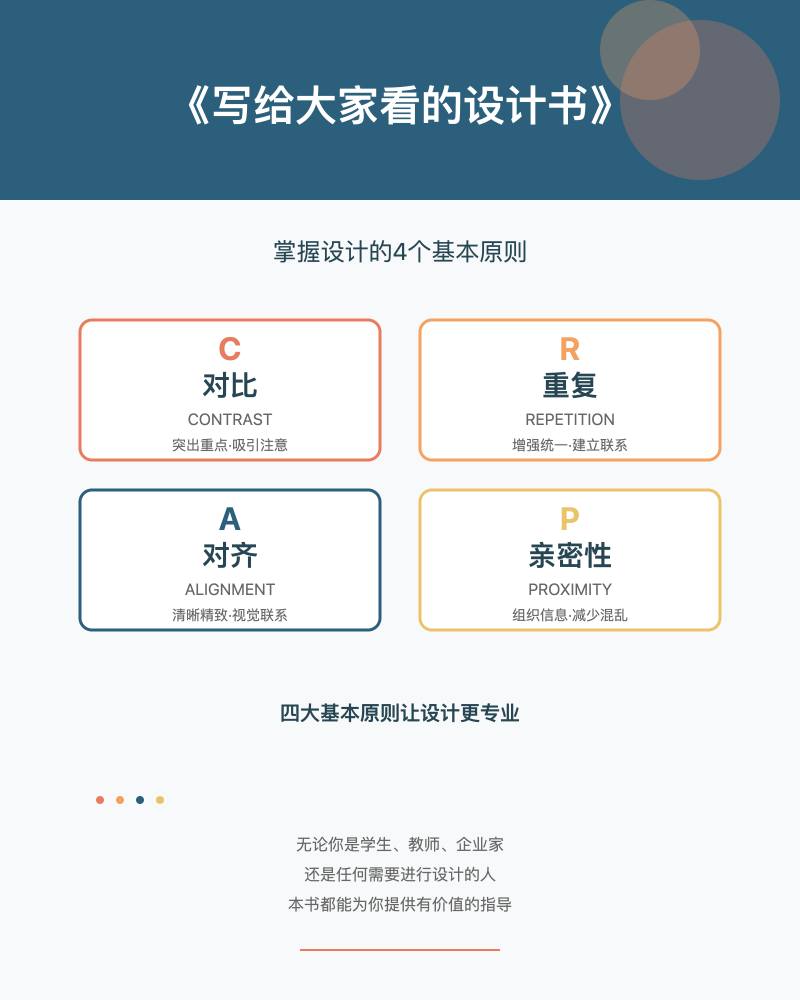
#> input picture examples/写给大家看的设计书_wechat_20251015/png/1.png, 3200 x 4000 px (shown at 1/4 size)
$ python -i ppt_to_md.py   (imports and definitions only)
#> lines starting #> are read from the running program, lines starting #| are printed output that depends on the picture
### skills/ppt-master/scripts/pptx_ooxml/ooxml.py
"""Shared OOXML primitives for PPTX intake and source-preserving export.

Read-side helpers only: namespaces and content-type constants, part /
relationship resolution, EMU unit conversion, slide-shape discovery, and small
JSON readers / writers. Write-side package plumbing lives in ``package.py``.
"""

from __future__ import annotations

import json
import posixpath
import zipfile
from dataclasses import dataclass
from pathlib import Path
from typing import Any
from xml.etree import ElementTree as ET


NS = {
    "a": "http://schemas.openxmlformats.org/drawingml/2006/main",
    "c": "http://schemas.openxmlformats.org/drawingml/2006/chart",
    "p": "http://schemas.openxmlformats.org/presentationml/2006/main",
    "r": "http://schemas.openxmlformats.org/officeDocument/2006/relationships",
}
REL_NS = "http://schemas.openxmlformats.org/package/2006/relationships"
CT_NS = "http://schemas.openxmlformats.org/package/2006/content-types"
P14_NS = "http://schemas.microsoft.com/office/powerpoint/2010/main"
MC_NS = "http://schemas.openxmlformats.org/markup-compatibility/2006"
C14_NS = "http://schemas.microsoft.com/office/drawing/2007/8/2/chart"
C16_NS = "http://schemas.microsoft.com/office/drawing/2014/chart"
C16R2_NS = "http://schemas.microsoft.com/office/drawing/2015/06/chart"

SLIDE_REL_TYPE = "http://schemas.openxmlformats.org/officeDocument/2006/relationships/slide"
NOTES_SLIDE_REL_TYPE = "http://schemas.openxmlformats.org/officeDocument/2006/relationships/notesSlide"
CHART_REL_TYPE = "http://schemas.openxmlformats.org/officeDocument/2006/relationships/chart"
PACKAGE_REL_TYPE = "http://schemas.openxmlformats.org/officeDocument/2006/relationships/package"
SLIDE_CONTENT_TYPE = "application/vnd.openxmlformats-officedocument.presentationml.slide+xml"
NOTES_SLIDE_CONTENT_TYPE = "application/vnd.openxmlformats-officedocument.presentationml.notesSlide+xml"
CHART_CONTENT_TYPE = "application/vnd.openxmlformats-officedocument.drawingml.chart+xml"
XLSX_CONTENT_TYPE = "application/vnd.openxmlformats-officedocument.spreadsheetml.sheet"
EMU_PER_INCH = 914400
PX_PER_INCH = 96


for prefix, uri in NS.items():
    ET.register_namespace(prefix, uri)
ET.register_namespace("", REL_NS)
ET.register_namespace("mc", MC_NS)
ET.register_namespace("c14", C14_NS)
ET.register_namespace("c16", C16_NS)
ET.register_namespace("c16r2", C16R2_NS)
ET.register_namespace("p14", P14_NS)


@dataclass(frozen=True)
class SlideRef:
    """Presentation slide reference resolved from presentation.xml.rels."""

    index: int
    rel_id: str
    target: str
    part_name: str
    rels_name: str


def _qn(namespace: str, tag: str) -> str:
    return f"{{{namespace}}}{tag}"


# [249 lines left out: functions _read_xml, _xml_bytes, _normalize_part, _rels_name_for_part, _emu_to_px, _parse_relationships and 11 more, not called in this run]


def _write_json(path: Path, payload: dict[str, Any]) -> None:
    path.parent.mkdir(parents=True, exist_ok=True)
    path.write_text(json.dumps(payload, ensure_ascii=False, indent=2) + "\n", encoding="utf-8")

### skills/ppt-master/scripts/source_to_md/ppt_to_md.py
#!/usr/bin/env python3
"""
PowerPoint to Markdown Converter

Extracts slide text, tables, SmartArt node structure, speaker notes, and
embedded pictures from Open XML PowerPoint files into Markdown.

Primary use case: PPTX source decks -> Markdown for PPT generation input.

Hyperlinks present in the source deck are preserved: run-level external URLs
and slide-internal jumps are emitted as ``[text](url)`` / ``[text](#slide-N)``,
with a shape-level ``click_action`` fallback.

Dependency:
    pip install python-pptx

API stability note:
    Detecting slide-internal jumps (``ppaction://hlinksldjump``) reads
    ``run._r`` (the CT_TextRun lxml element) because python-pptx exposes no
    public API to distinguish an internal jump from an external URL. XY chart
    extraction likewise reads ``series._element`` for X values and bubble sizes,
    which the public chart API does not expose. Keep these private accesses
    localized here and covered by conversion smoke tests.
"""

from __future__ import annotations

import argparse
import hashlib
import json
import re
import shutil
import sys
import zipfile
from dataclasses import dataclass
from io import BytesIO
from pathlib import Path
from urllib.parse import quote
from xml.etree import ElementTree as ET

_SCRIPTS_DIR = Path(__file__).resolve().parents[1]
if str(_SCRIPTS_DIR) not in sys.path:
    sys.path.insert(0, str(_SCRIPTS_DIR))

from console_encoding import configure_utf8_stdio  # noqa: E402
from _batch import run_path_batch  # noqa: E402
from _conversion_profile import write_conversion_profile_best_effort  # noqa: E402
from _omml_latex import _local_name, _omml_to_latex  # noqa: E402
from pptx_ooxml.diagram_read import (  # noqa: E402
    read_smartart_diagrams,
    smartart_to_markdown,
)
from pptx_ooxml.ooxml import _remove_author_hidden_shapes, _shape_identity  # noqa: E402

# [1 line not run here, left out]

# Help must not depend on the optional conversion packages: a stdlib-only
# interpreter still gets the argparse usage (docs/rules/code-style.md §4).
_HELP_REQUESTED = __name__ == "__main__" and any(
    arg in {"-h", "--help"} for arg in sys.argv[1:]
)
if not _HELP_REQUESTED:
    try:
        from pptx import Presentation
        from pptx.enum.action import PP_ACTION
        from pptx.enum.shapes import MSO_SHAPE_TYPE
        from pptx.oxml.ns import qn
        from pptx.text.text import _Run
    except ImportError:
        print("[ERROR] python-pptx not installed. Run: pip install python-pptx", file=sys.stderr)
        sys.exit(1)


EMU_PER_INCH = 914400
DRAWINGML_NS = "http://schemas.openxmlformats.org/drawingml/2006/main"
PRESENTATIONML_NS = "http://schemas.openxmlformats.org/presentationml/2006/main"
RELATIONSHIP_NS = "http://schemas.openxmlformats.org/officeDocument/2006/relationships"
MARKUP_COMPATIBILITY_NS = "http://schemas.openxmlformats.org/markup-compatibility/2006"
OFFICE_MATH_TAG = "{http://schemas.microsoft.com/office/drawing/2010/main}m"
CHARTEX_URI = "http://schemas.microsoft.com/office/drawing/2014/chartex"
OFFICE_VECTOR_EXTENSIONS = {"emf", "wmf"}
IMAGE_EXT_BY_CONTENT_TYPE = {
    "image/bmp": "bmp",
    "image/gif": "gif",
    "image/jpeg": "jpg",
    "image/jpg": "jpg",
    "image/png": "png",
    "image/svg+xml": "svg",
    "image/tiff": "tiff",
    "image/x-emf": "emf",
    "image/x-wmf": "wmf",
}
LEGACY_GENERATED_IMAGE_RE = re.compile(r"^slide_\d{2}_image_\d{2}\.[A-Za-z0-9]+$")
_READBACK_SLIDE_HEADING_RE = re.compile(r"^## Slide\s+\d+\s*$")
_READBACK_NOTES_HEADING_RE = re.compile(r"^### Speaker Notes\s*$")

# Hyperlink schemes dropped during extraction (a blacklist of known-dangerous
# schemes). PowerPoint also rejects unrecognized schemes at open time, so the
# residual risk from schemes not listed here is low.
UNSUPPORTED_URL_SCHEMES = ("javascript:", "data:", "vbscript:", "file:")


SUPPORTED_FORMATS = {
    ".pptx": "PowerPoint Presentation",
    ".pptm": "Macro-enabled PowerPoint Presentation",
    ".ppsx": "PowerPoint Slide Show",
    ".ppsm": "Macro-enabled PowerPoint Slide Show",
    ".potx": "PowerPoint Template",
    ".potm": "Macro-enabled PowerPoint Template",
}


@dataclass
class LeafShape:
    """Flattened leaf shape with stable position ordering."""

    shape: object
    top: int
    left: int


@dataclass
class SavedPicture:
    """Extracted image asset plus manifest metadata."""

    filename: str
    manifest_entry: dict[str, object]
    is_new_asset: bool


# [417 lines left out: functions normalize_text, _escape_readback_control_lines, normalize_ext, sanitize_filename, escape_table_cell, _safe_position and 15 more, not called in this run]


def text_frame_to_markdown(
    text_frame: object,
    shape: object = None,
    *,
    use_shape_click_action: bool = True,
) -> str:
    """Convert a PowerPoint text frame into Markdown, preserving hyperlinks.

    Run-level external URLs and slide-internal jumps are emitted as
    ``[text](url)`` / ``[text](#slide-N)``; consecutive runs sharing a URL are
    merged. When no run carries a link, the shape's ``click_action`` is used as
    a paragraph-level fallback. Pass ``shape`` to enable hyperlink extraction;
    without it the frame degrades to plain text.
    """
    visible_paragraphs = [
        paragraph for paragraph in text_frame.paragraphs
        if normalize_text(paragraph.text)
        or _paragraph_has_hyperlink(paragraph)
        or paragraph._p.find(OFFICE_MATH_TAG) is not None
    ]
    if not visible_paragraphs:
        return ""

    paragraphs = []
    counters = {}
    previous_list = False
    number_jump = False
    style_shape = shape if shape is not None else getattr(text_frame, "_parent", None)
    for paragraph in visible_paragraphs:
        text = _escape_readback_control_lines(
            _paragraph_to_markdown(
                paragraph,
                shape,
                use_shape_click_action=use_shape_click_action,
            )
        )
        if not text:
            continue
        bullet, direct = _paragraph_bullet(paragraph, style_shape)
        kind = bullet.tag.rsplit("}", 1)[-1] if bullet is not None else "buNone"
        list_like = kind != "buNone"
        if kind == "buAutoNum":
            scheme = bullet.get("type", "arabicPeriod")
            level = paragraph.level
            for deeper in list(counters):
                if deeper > level:
                    del counters[deeper]
            previous = counters.get(level)
            start = bullet.get("startAt")
            if start is not None and (direct or previous is None or previous[0] != scheme):
                number = int(start)
            else:
                number = previous[1] + 1 if previous and previous[0] == scheme else 1
            if previous and previous[0] == scheme and number != previous[1] + 1:
                number_jump = True
            counters[level] = (scheme, number)
            marker = _numbered_marker(number, scheme)
        else:
            marker = "-"
            if kind == "buNone":
                counters.clear()
        if paragraphs:
            literal_numbered = bool(re.match(r"^\d+[.)]\s", text))
            previous_numbered = bool(re.match(r"^\d+[.)]\s", paragraphs[-1]))
            paragraphs.append("\n" if (list_like and previous_list) or
                              (literal_numbered and previous_numbered) else "\n\n")
        if list_like:
            indent = "  " * max(paragraph.level, 0)
            paragraphs.append(f"{indent}{marker} {text}")
        else:
            paragraphs.append(text)
        previous_list = list_like

    markdown = "".join(paragraphs)
    if number_jump:
        # Markdown renderers renumber jumps/restarts. Literal labels retain
        # each source number even when native list semantics cannot map.
        markdown = re.sub(r"^(\s*)(\d+)\. ", r"\1\2\\. ", markdown, flags=re.M)
    return markdown


# [444 lines left out: functions table_to_markdown, _format_chart_value, _chart_title_text, _picture_alt_text, _chart_header, _chart_warning_lines and 13 more, not called in this run]


def _shape_emu(shape: object, attr: str) -> int:
    value = getattr(shape, attr, 0) or 0
    return int(value)


# [515 lines left out: functions _shape_occurrence, _update_manifest_usage, _manifest_entry, _asset_cache_key, _asset_filename, save_picture and 4 more, not called in this run]


# [2 lines not run here, left out]

>>> import cv2
>>> picture = cv2.imread('../../../../examples/写给大家看的设计书_wechat_20251015/png/1.png', cv2.IMREAD_GRAYSCALE)
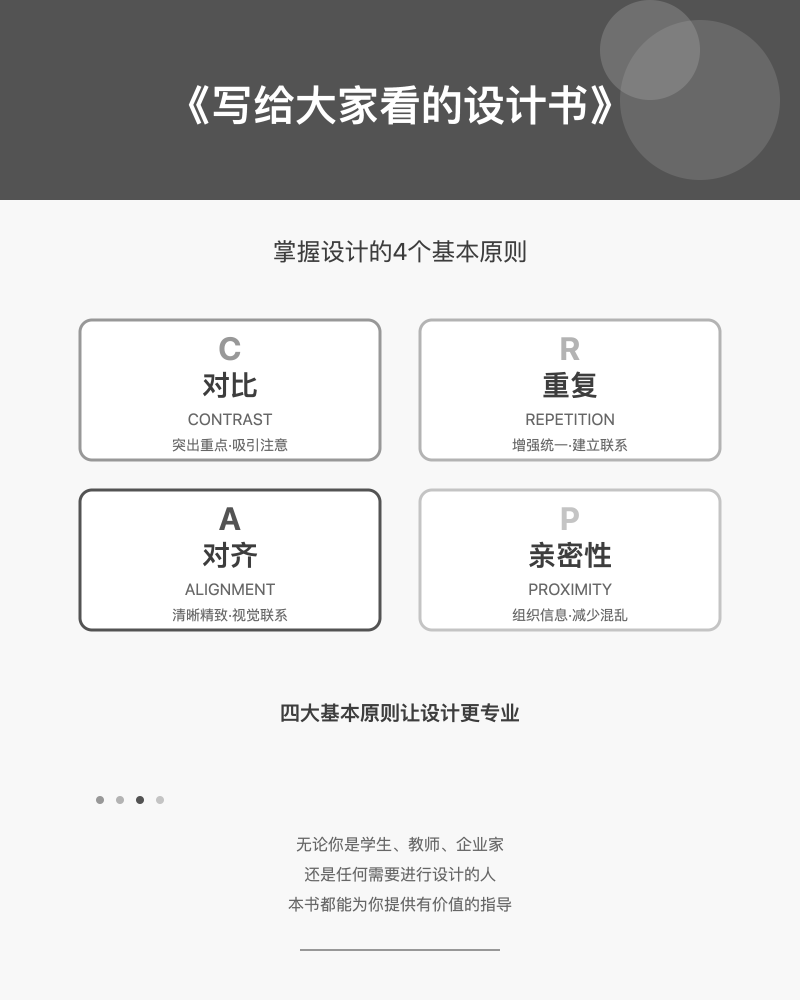
#> picture: shape (4000, 3200) (shown at 1/4 size); min 61, max 255, mean 214.4
>>> result = text_frame_to_markdown(picture)
#> (the run stopped early here; a loop or call above may not have finished)

$ run again, on examples/写给大家看的设计书_wechat_20251015/png/5.png
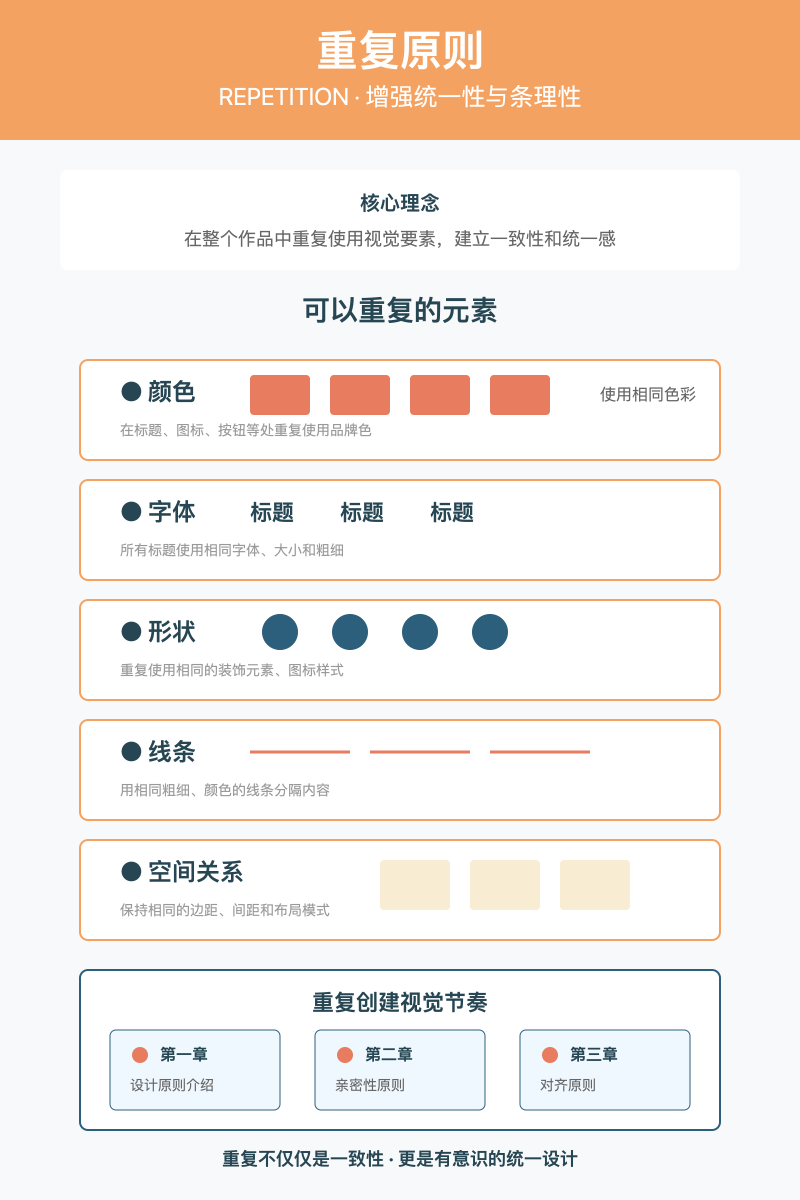
#> input picture examples/写给大家看的设计书_wechat_20251015/png/5.png, 3200 x 4800 px (shown at 1/4 size)
#> `picture = cv2.imread('../../../../examples/写给大家看的设计书_wechat_20251015/p..`:
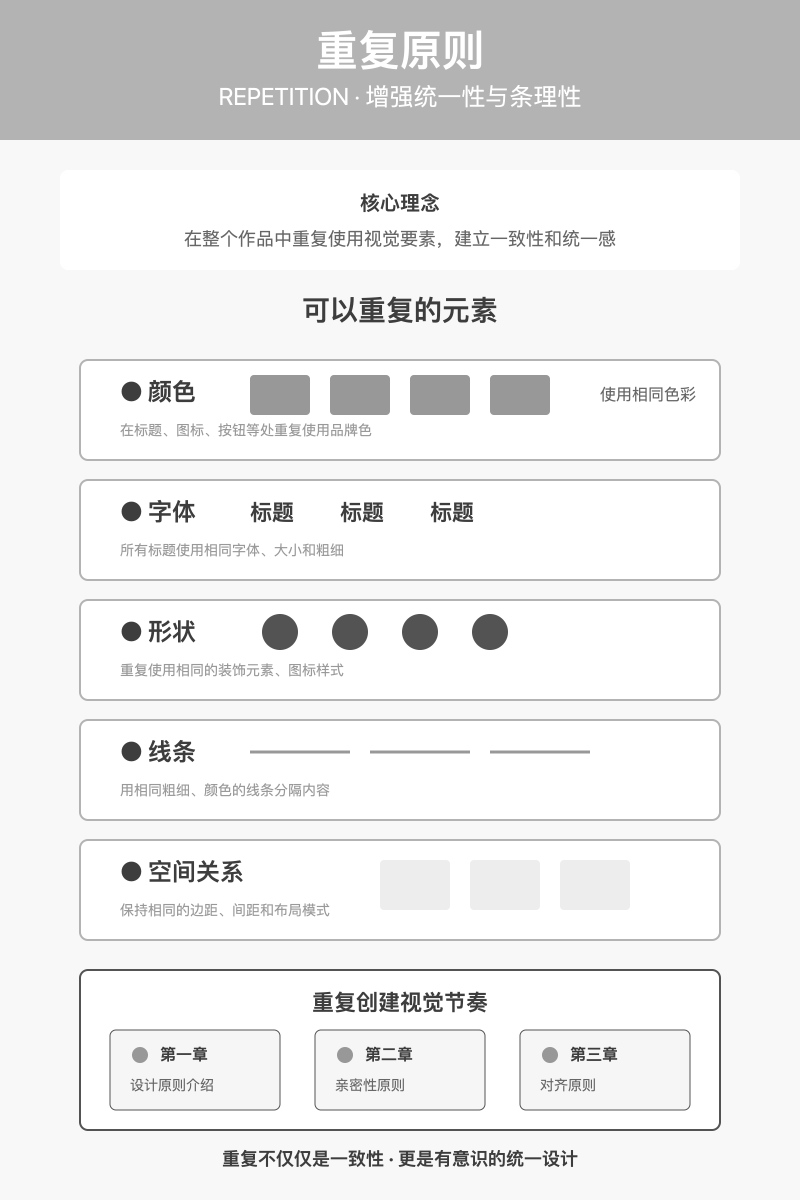
#> picture: shape (4800, 3200) (shown at 1/4 size); min 61, max 255, mean 235.7

$ run again, on examples/写给大家看的设计书_wechat_20251015/png/6.png
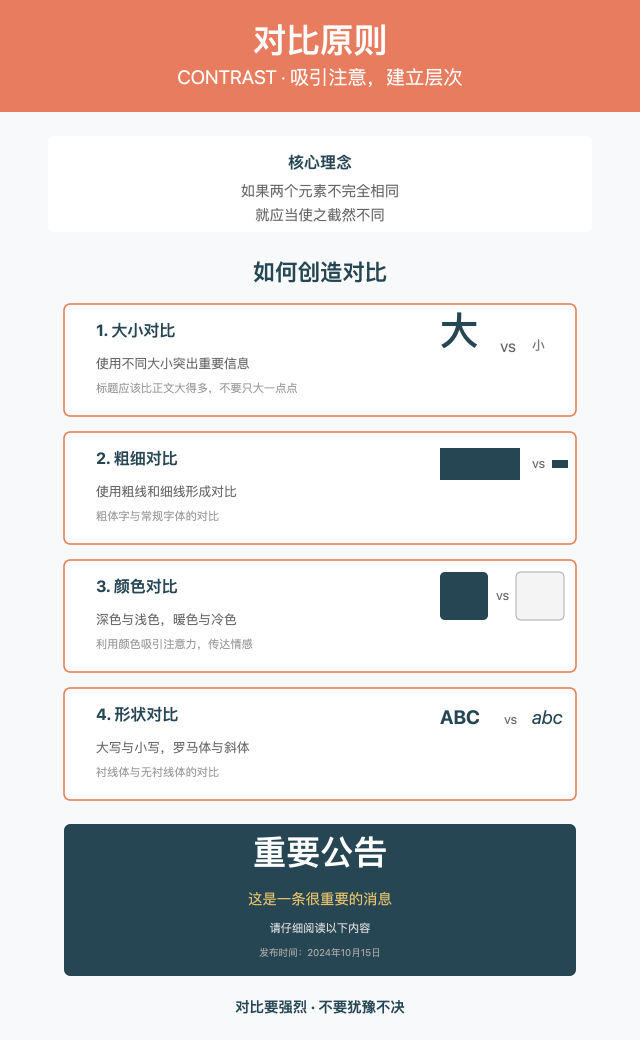
#> input picture examples/写给大家看的设计书_wechat_20251015/png/6.png, 3200 x 5200 px (shown at 1/5 size)
#> `picture = cv2.imread('../../../../examples/写给大家看的设计书_wechat_20251015/p..`:
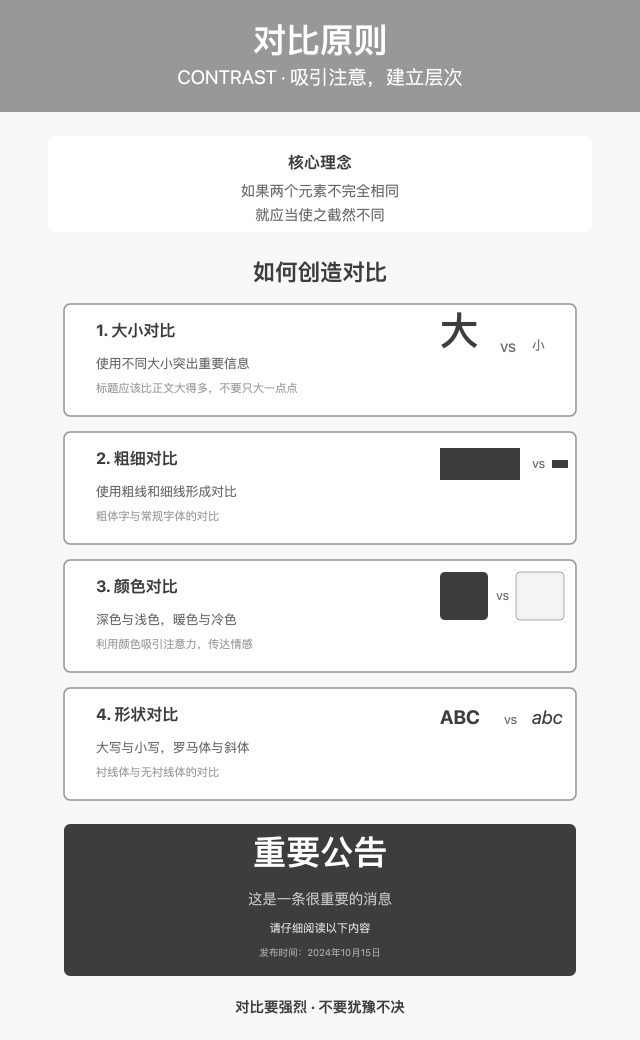
#> picture: shape (5200, 3200) (shown at 1/5 size); min 61, max 255, mean 214.8
